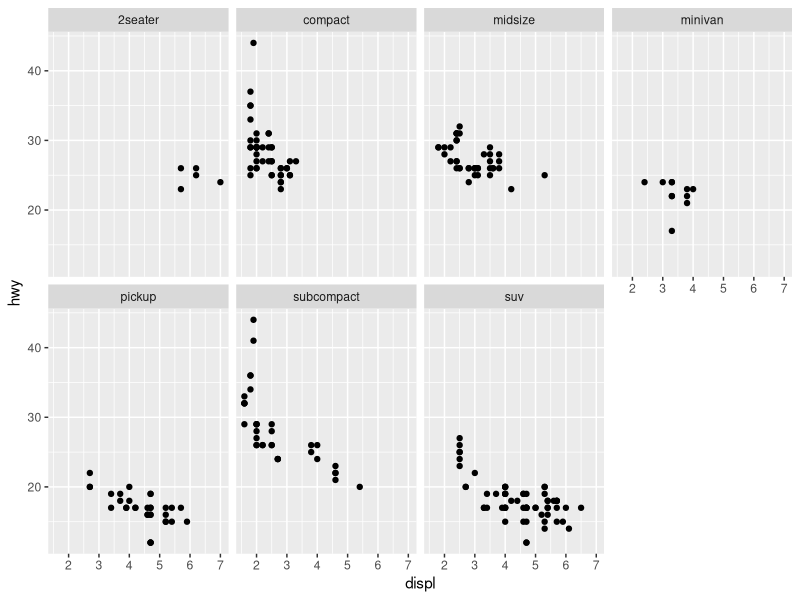
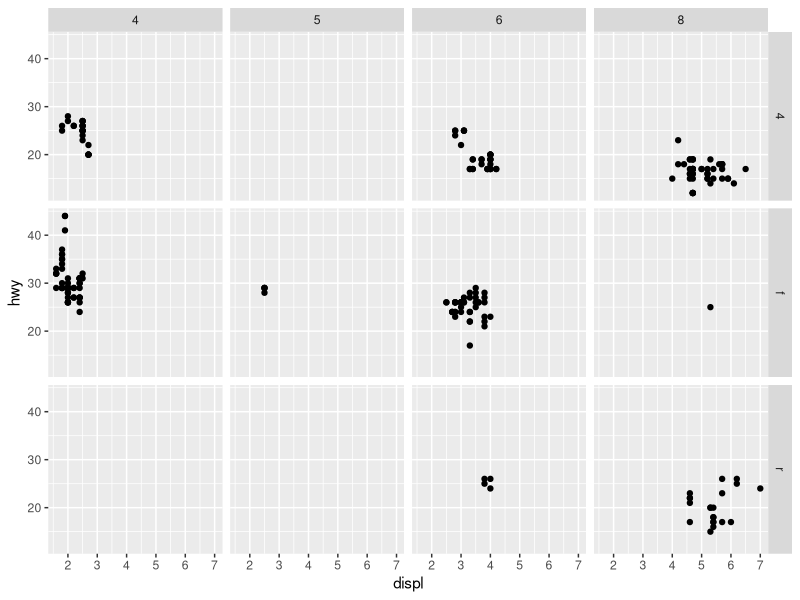
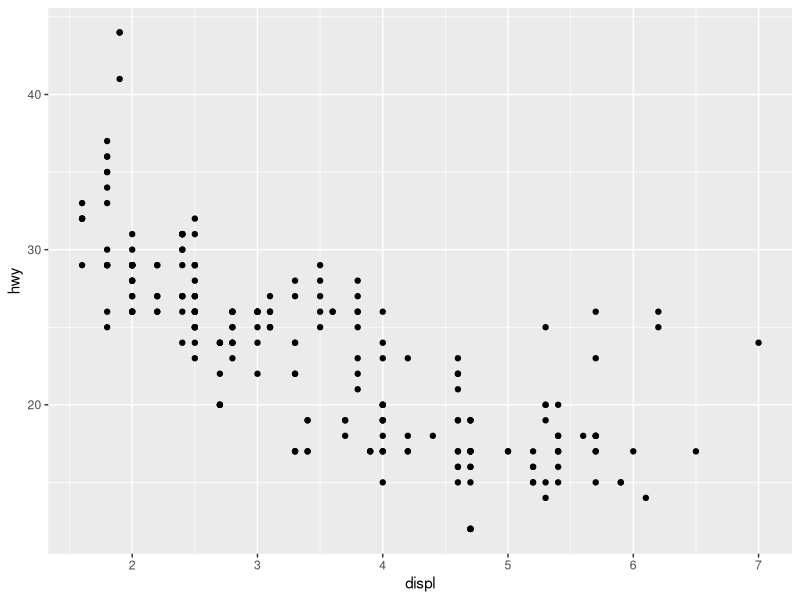
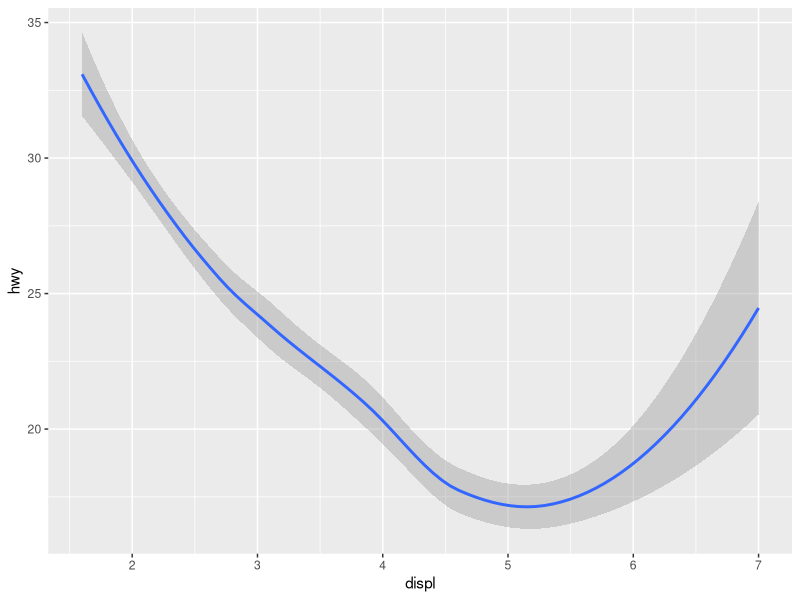
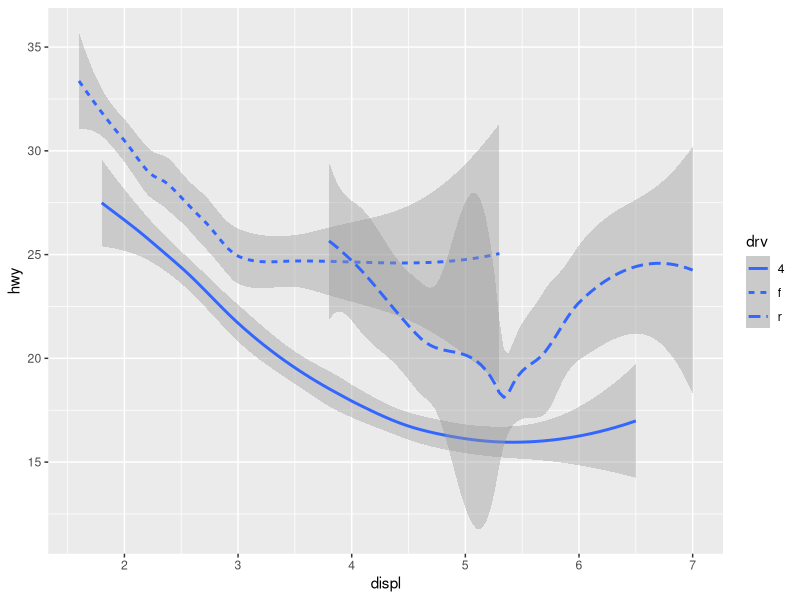
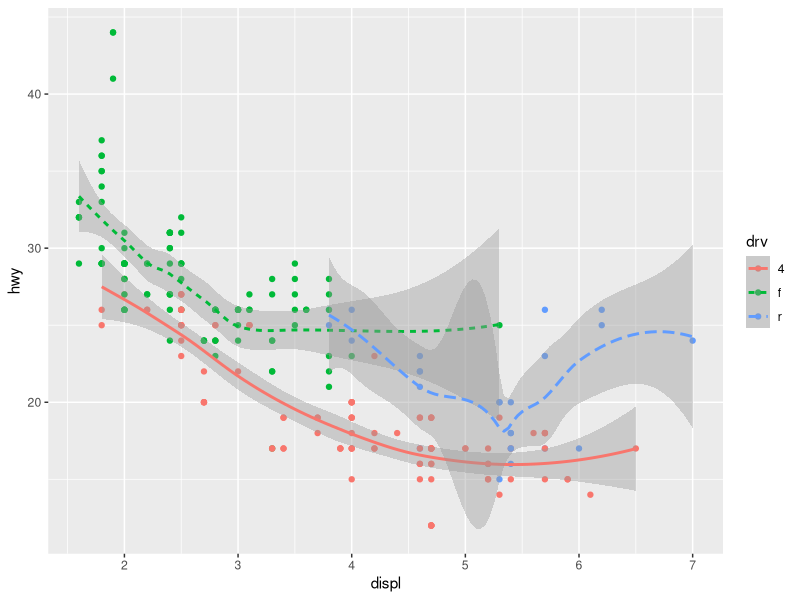
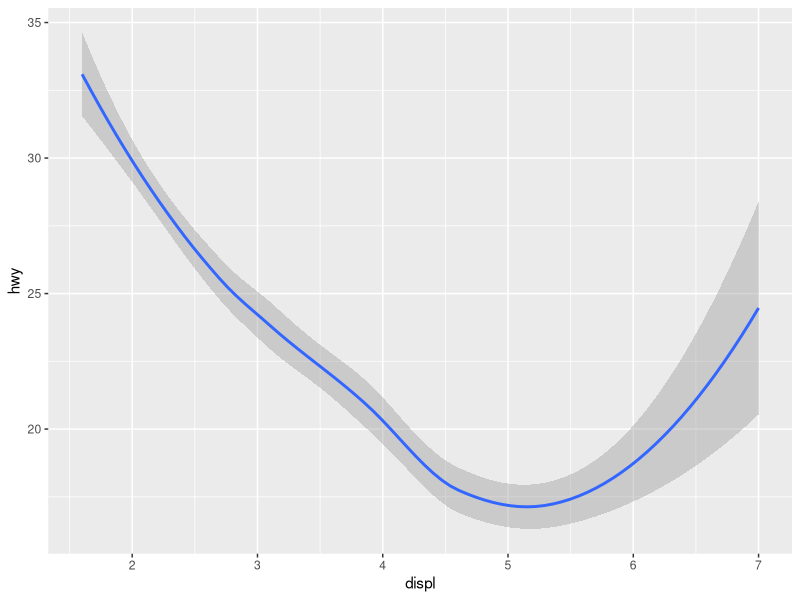
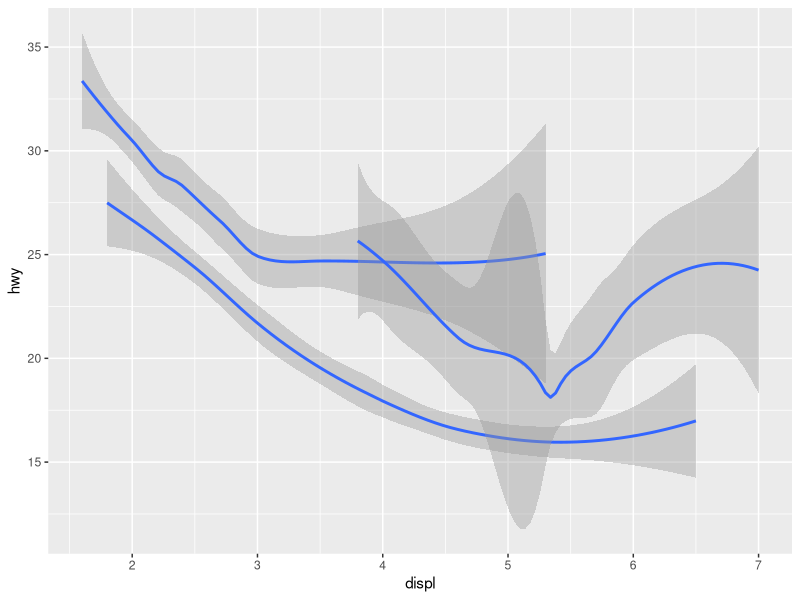

These figures' R source, in order:
## ---- chunk 1
library(tidyverse)
ggplot(data = mpg) + 
  geom_point(mapping = aes(x = displ, y = hwy)) + 
  facet_wrap(~ class, nrow = 2)
## ---- chunk 2
ggplot(data = mpg) + 
  geom_point(mapping = aes(x = displ, y = hwy)) + facet_grid( ~ cyl)+   facet_grid(drv ~ cyl)
## ---- chunk 3
ggplot(data = mpg) + 
  geom_point(mapping = aes(x = displ, y = hwy))

ggplot(data = mpg) + 
  geom_smooth(mapping = aes(x = displ, y = hwy))
## ---- chunk 4
ggplot(data = mpg) + 
  geom_smooth(mapping = aes(x = displ, y = hwy, linetype = drv))
## ---- chunk 5
ggplot(data = mpg, mapping = aes(x = displ, y = hwy, color = drv)) + 
  geom_point() +
  geom_smooth(mapping = aes(linetype = drv))
## ---- chunk 6
ggplot(data = mpg) +
  geom_smooth(mapping = aes(x = displ, y = hwy))
              
ggplot(data = mpg) +
  geom_smooth(mapping = aes(x = displ, y = hwy, group = drv))
    
ggplot(data = mpg) +
  geom_smooth(mapping = aes(x = displ, y = hwy, color = drv)
  )
## ---- chunk 7
ggplot(data = mpg) + 
  geom_point(mapping = aes(x = displ, y = hwy)) +
  geom_smooth(mapping = aes(x = displ, y = hwy))
## ---- chunk 8
ggplot(data = mpg, mapping = aes(x = displ, y = hwy)) + 
  geom_point(mapping = aes(color = class)) + 
  geom_smooth()
## ---- chunk 9
ggplot(data = mpg, mapping = aes(x = displ, y = hwy)) + 
  geom_point(mapping = aes(color = class)) + 
  geom_smooth(data = filter(mpg, class == "subcompact"), se = FALSE)
## ---- chunk 10
    ggplot(data = mpg, mapping = aes(x = displ, y = hwy)) + 
      geom_point() + 
      geom_smooth(se = FALSE)
    ##
    ggplot(data = mpg, mapping = aes(x = displ, y = hwy)) + 
      geom_smooth(aes(group = drv), se = FALSE) +
      geom_point()
    ##
    ggplot(data = mpg, mapping = aes(x = displ, y = hwy, color = drv)) + 
      geom_point() + 
      geom_smooth(se = FALSE)
    ##
    ggplot(data = mpg, mapping = aes(x = displ, y = hwy)) + 
      geom_point(aes(color = drv)) + 
      geom_smooth(se = FALSE)
    ##
    ggplot(data = mpg, mapping = aes(x = displ, y = hwy)) + 
      geom_point(aes(color = drv)) +
      geom_smooth(aes(linetype = drv), se = FALSE)
    ##
    ggplot(data = mpg, mapping = aes(x = displ, y = hwy)) + 
      geom_point(size = 4, colour = "white") + 
      geom_point(aes(colour = drv))
